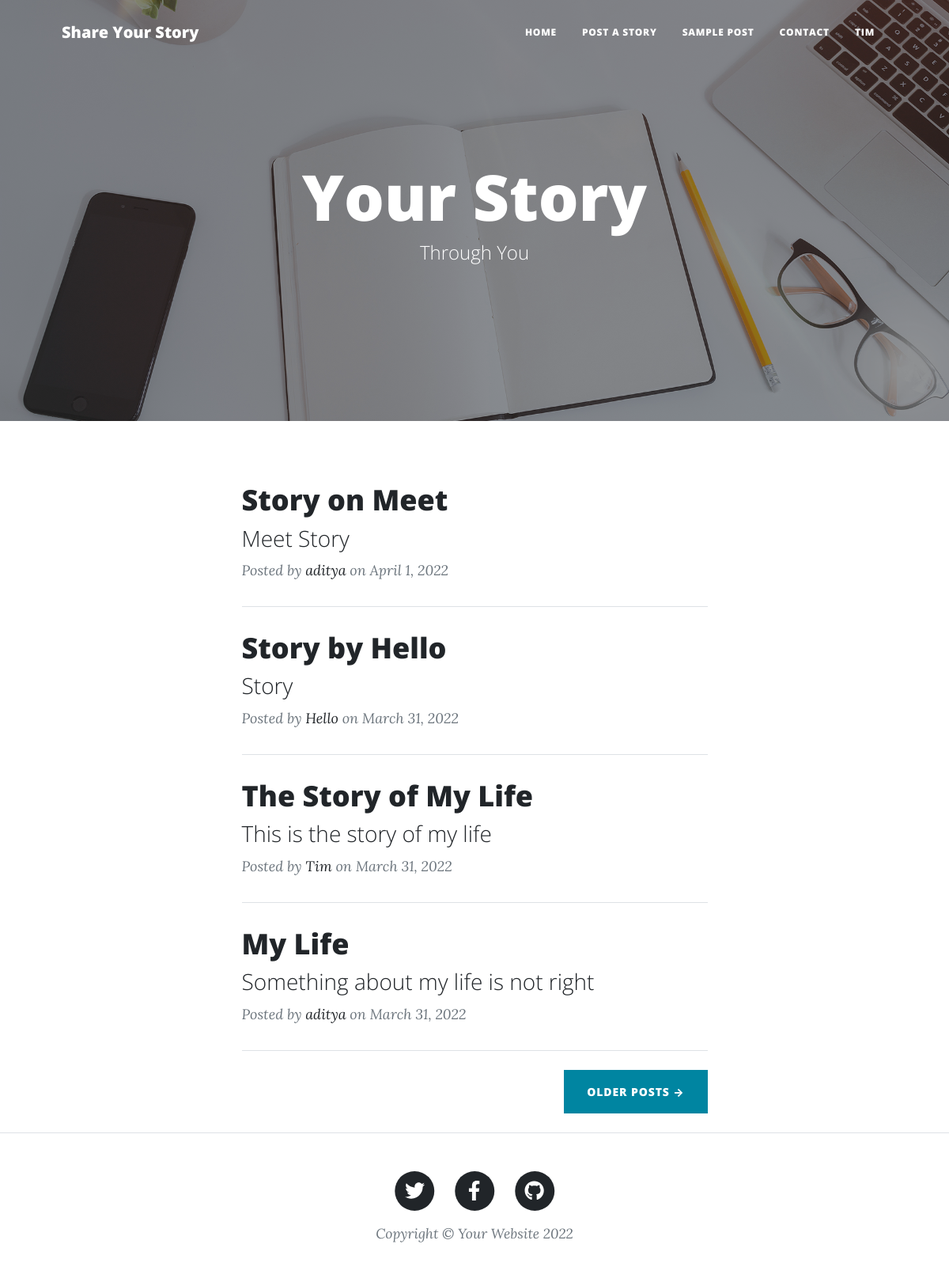
Screenshot of / (signed in) with the database file from the repository.
### base/models.py (models this page shows, shortened)
class Story(models.Model):
    author = models.ForeignKey(User, on_delete=models.CASCADE)
    title = models.CharField(max_length=200)
    summary = models.CharField(max_length=200)
    content = models.TextField(null=True)
    created = models.DateTimeField(auto_now=True)
    updated = models.DateTimeField(auto_now_add=True)
    class Meta:
        ordering = ['-created', '-updated']

### base/views.py (the view)
# urls.py: path('', views.home, name='home'),
def home(request):
    stories = Story.objects.all()
    context = {'stories': stories}
    return render(request, 'base/home.html', context)

### base/templates/base/home.html
{% extends 'base/index.html' %} {% block content %}
<div class="container px-4 px-lg-5">
  <div class="row gx-4 gx-lg-5 justify-content-center">
    <div class="col-md-10 col-lg-8 col-xl-7">
      {% for story in stories %}
      <div class="post-preview">
        <a href="{% url 'view-post' story.id %}">
          <h2 class="post-title">{{story.title | capfirst}}</h2>
          <h3 class="post-subtitle">{{story.summary}}</h3>
        </a>
        <p class="post-meta">
          Posted by
          <a href="{% url 'profile' story.author.id %}">{{story.author}}</a>
          on {{story.created | date}}
        </p>
      </div>
      <hr class="my-4" />
      {% endfor %}
      <div class="d-flex justify-content-end mb-4">
        <a class="btn btn-primary text-uppercase" href="#!">Older Posts →</a>
      </div>
    </div>
  </div>
</div>
{% endblock content %}

### base/templates/base/index.html (shortened to what this page needs)
{% load static %}
<!DOCTYPE html>
<html lang="en">
  <head>
    <link href="{% static 'css/styles.css' %}" rel="stylesheet" />
  </head>
  <body>
    <nav class="navbar navbar-expand-lg navbar-light" id="mainNav">
      <div class="container px-4 px-lg-5">
        <a class="navbar-brand" href="{% url 'home' %}">Share Your Story</a>
        <div class="collapse navbar-collapse" id="navbarResponsive">
          <ul class="navbar-nav ms-auto py-4 py-lg-0">
            <li class="nav-item">
              <a class="nav-link px-lg-3 py-3 py-lg-4" href="{% url 'home' %}"
                >Home</a
              >
            </li>
            <li class="nav-item">
              <a
                class="nav-link px-lg-3 py-3 py-lg-4"
                href="{% url 'create-post' %}"
                >Post a Story</a
              >
            </li>
            <li class="nav-item">
              <a class="nav-link px-lg-3 py-3 py-lg-4" href="{% url 'sample' %}"
                >Sample Post</a
              >
            </li>
            <li class="nav-item">
              <a class="nav-link px-lg-3 py-3 py-lg-4" href="{% url 'contact' %}"
                >Contact</a
              >
            </li>
            {% if request.user.is_authenticated%}
            <li class="nav-item">
              <a class="nav-link px-lg-3 py-3 py-lg-4" href="{% url 'profile' request.user.id %}"
                >{{request.user.username | title}}</a
              >
            </li>
            {% else %}
            <li class="nav-item">
              <a class="nav-link px-lg-3 py-3 py-lg-4" href="{% url 'login' %}"
                >Login</a
              >
            </li>
            {% endif %}
          </ul>
        </div>
      </div>
    </nav>
    <header
      class="masthead"
      style="background-image: url({%static 'assets/img/home-bg.jpg' %})"
    >
      <div class="container position-relative px-4 px-lg-5">
        <div class="row gx-4 gx-lg-5 justify-content-center">
          <div class="col-md-10 col-lg-8 col-xl-7">
            <div class="site-heading">
              <h1>Your Story</h1>
              <span class="subheading">Through You</span>
            </div>
          </div>
        </div>
      </div>
    </header>
    {% block content %} {% endblock %}
    <footer class="border-top">
      <div class="container px-4 px-lg-5">
        <div class="row gx-4 gx-lg-5 justify-content-center">
          <div class="col-md-10 col-lg-8 col-xl-7">
            <ul class="list-inline text-center">
              <li class="list-inline-item">
                <a href="#!">
                  <span class="fa-stack fa-lg">
                    <i class="fas fa-circle fa-stack-2x"></i>
                    <i class="fab fa-twitter fa-stack-1x fa-inverse"></i>
                  </span>
                </a>
              </li>
              <li class="list-inline-item">
                <a href="#!">
                  <span class="fa-stack fa-lg">
                    <i class="fas fa-circle fa-stack-2x"></i>
                    <i class="fab fa-facebook-f fa-stack-1x fa-inverse"></i>
                  </span>
                </a>
              </li>
              <li class="list-inline-item">
                <a href="#!">
                  <span class="fa-stack fa-lg">
                    <i class="fas fa-circle fa-stack-2x"></i>
                    <i class="fab fa-github fa-stack-1x fa-inverse"></i>
                  </span>
                </a>
              </li>
            </ul>
            <div class="small text-center text-muted fst-italic">
              Copyright &copy; Your Website 2022
            </div>
          </div>
        </div>
      </div>
    </footer>
  </body>
</html>

### rows the page displays
Story: title "Story on Meet", summary "Meet Story", author "aditya", created "April 1, 2022"
Story: title "Story by Hello", summary "Story", author "Hello", created "March 31, 2022"
Story: title "The Story of My Life", summary "This is the story of my life", author "Tim", created "March 31, 2022"
Story: title "My Life", summary "Something about my life is not right", author "aditya", created "March 31, 2022"

### other values shown
{{ request.user.username | title }} "TIM"
